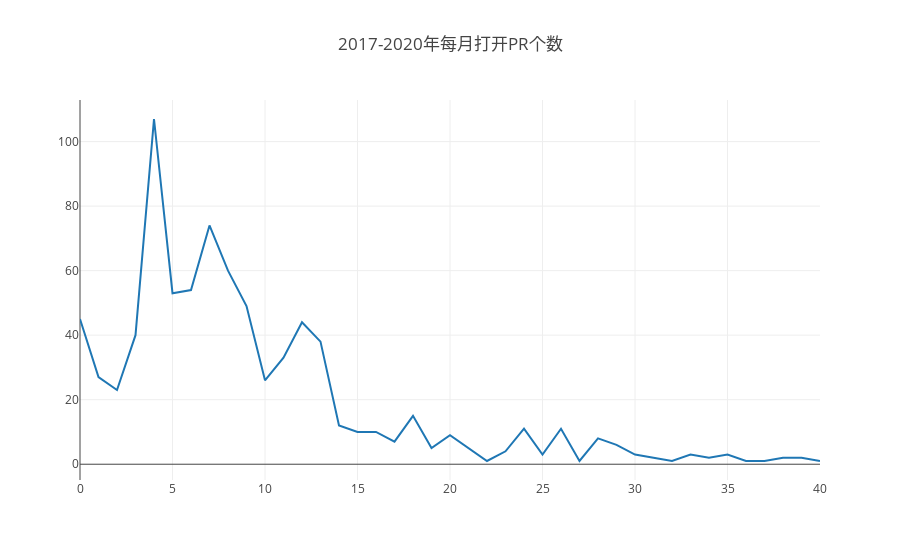

The cell this chart's notebook holds for it:
### Code cell
var data=[];
var data1=[];
var res=openDigger.driver.clickhouse.query(`Select toYear(created_at)*100+toMonth(created_at)as month,count(*)as count
from github_log.year2017 
where repo_id=70202506 
and type='PullRequestEvent'
and action ='opened'
group by month
order by month
UNION ALL
Select toYear(created_at)*100+toMonth(created_at)as month,count(*)as count
from github_log.year2018 
where repo_id=70202506 
and type='PullRequestEvent'
and action ='opened'
group by month
order by month
UNION ALL
Select toYear(created_at)*100+toMonth(created_at)as month,count(*)as count
from github_log.year2019
where repo_id=70202506 
and type='PullRequestEvent'
and action ='opened'
group by month
order by month
UNION ALL
Select toYear(created_at)*100+toMonth(created_at)as month,count(*)as count
from github_log.year2020
where repo_id=70202506 
and type='PullRequestEvent'
and action ='opened'
group by month
order by month
`).then(res=>{
        for(var m=0;m<=40;m++)
                (data.push(res[m].count),
                 data1.push([res[m].month,res[m].count])
                );
                 console.log(data);
                 console.log(data1);
        openDigger.render.plotly([{
                   y: data 
        }], {title: `2017-2020年每月打开PR个数` })
        console.table(res);


})

### Figure 1 — Plotly figure (JSON) as saved in the notebook; plotly's stock layout.template omitted (floating-point values rounded to 4 significant figures)
{"data": [{"y": ["45", "27", "23", "40", "107", "53", "54", "74", "60", "49", "26", "33", "44", "38", "12", "10", "10", "7", "15", "5", "9", "5", "1", "4", "11", "3", "11", "1", "8", "6", "3", "2", "1", "3", "2", "3", "1", "1", "2", "2", "1"]}], "layout": {"autosize": true, "title": {"text": "2017-2020年每月打开PR个数"}, "xaxis": {"autorange": true, "range": [0, 40]}, "yaxis": {"autorange": true, "range": [-4.889, 112.9], "type": "linear"}}}
